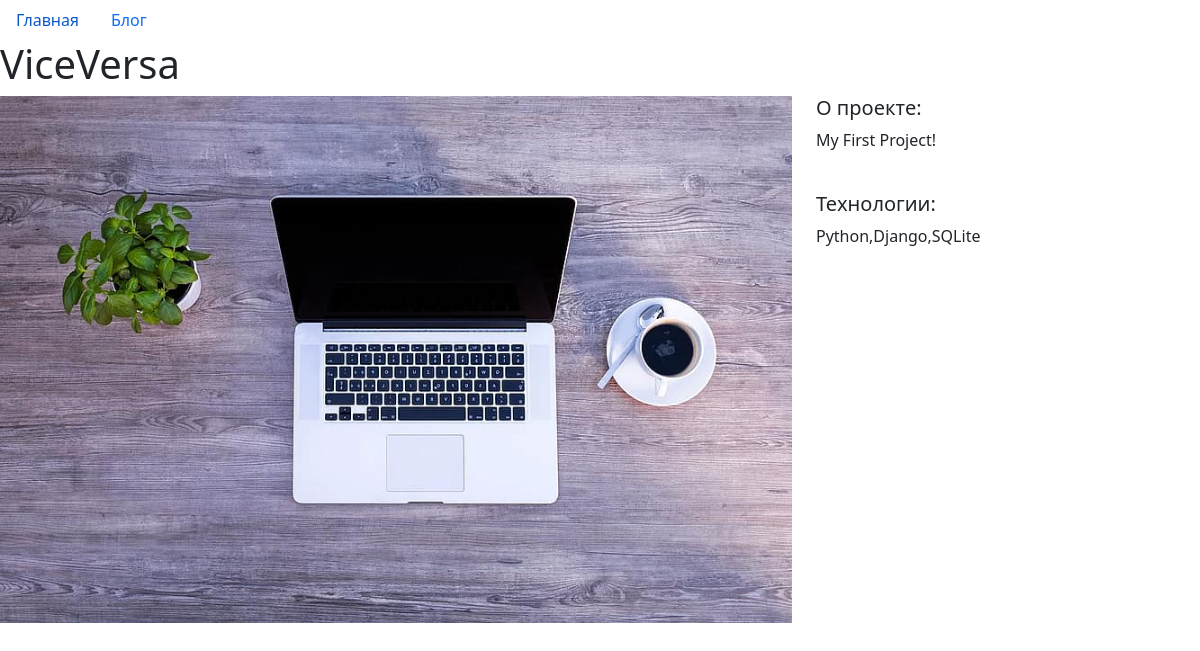
The app's page /5/ with its own data.
### project/models.py (models this page shows)
class Project(models.Model):
    title = models.CharField(max_length=100)
    description = models.TextField()
    technology = models.CharField(max_length=20)
    image = models.FileField(upload_to='img/')

### project/views.py (the view)
# urls.py: path("<int:pk>/",views.project_detail,name = "project_detail"),
def project_detail(request,pk):
    project = Project.objects.get(pk=pk)
    context = {
        'project': project
    }
    return render(request,'project_detail.html',context)

### project/templates/project_detail.html
{% extends 'base.html' %}
{% load static %}
{% block page_content %}
<h1>{{ project.title }}</h1>
<div class="row">
    <div class="col-md-8">
        <img src="{% static project.image %}" alt="" width="100%">
    </div>
    <div class="col-md-4">
        <h5>О проекте:</h5>
        <p>{{ project.description }}</p>
        <br>
        <h5>Технологии:</h5>
        <p>{{ project.technology }}</p>
    </div>
</div>
{% endblock %}

### records on screen
Project: title "ViceVersa", image (picture), description "My First Project!", technology "Python,Django,SQLite"
